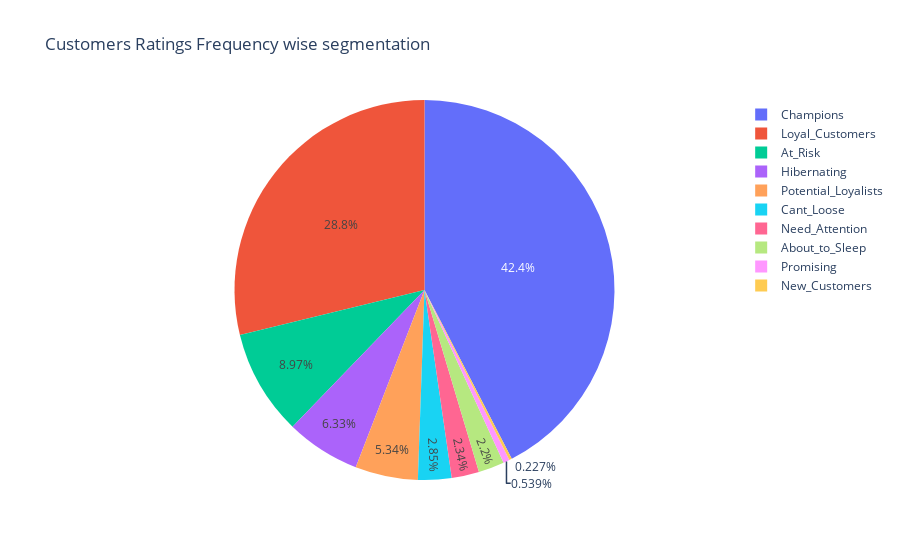
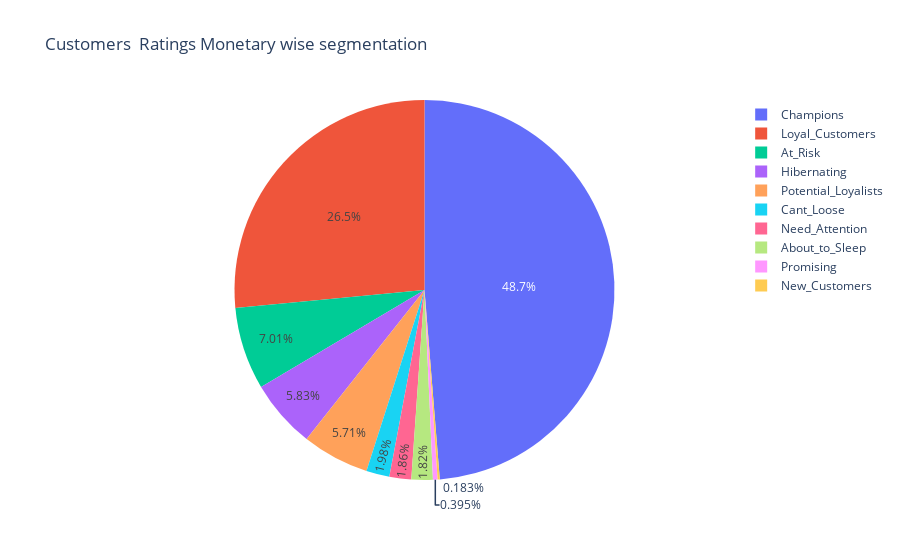
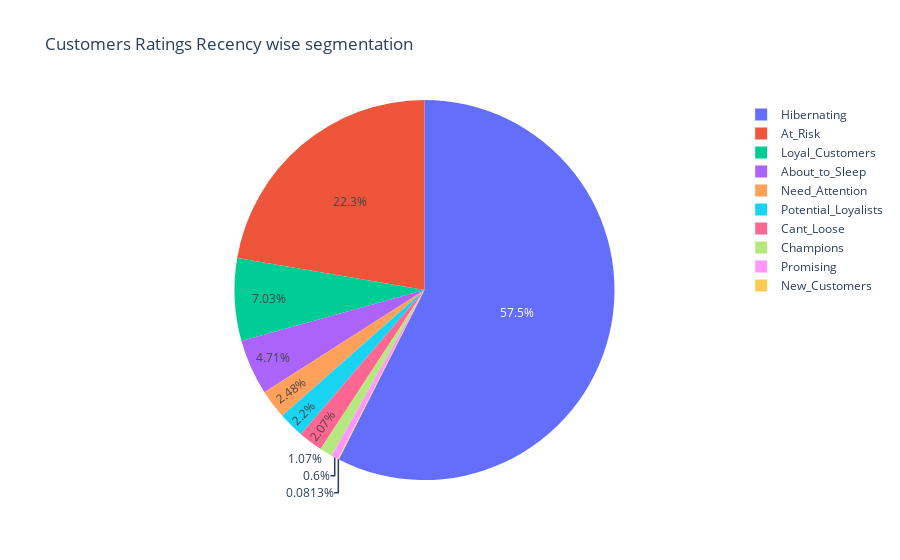

Source (notebook cell) for these figures, in order:
### Markdown cell above
# **Creating Frequency Monetary and Recency Plots Based on their Ratings**

### Code cell
df_local =  rfm.groupby('Segment').agg({"Frequency" : "sum"}).reset_index()
fig = px.pie(df_local , values='Frequency', names="Segment", title='Customers Ratings Frequency wise segmentation')
fig.show()

df_local =  rfm.groupby('Segment').agg({"Monetary" : "sum"}).reset_index()
fig = px.pie(df_local , values='Monetary', names="Segment", title='Customers  Ratings Monetary wise segmentation')
fig.show()

df_local =  rfm.groupby('Segment').agg({"Recency" : "sum"}).reset_index()
fig = px.pie(df_local , values='Recency', names="Segment", title='Customers Ratings Recency wise segmentation')
fig.show()

### Figure 1 — Plotly figure (JSON) as saved in the notebook; plotly's stock layout.template omitted (floating-point values rounded to 4 significant figures)
{"data": [{"domain": {"x": [0, 1], "y": [0, 1]}, "hovertemplate": "Segment=%{label}<br>Frequency=%{value}<extra></extra>", "labels": ["About_to_Sleep", "At_Risk", "Cant_Loose", "Champions", "Hibernating", "Loyal_Customers", "Need_Attention", "New_Customers", "Potential_Loyalists", "Promising"], "legendgroup": "", "name": "", "showlegend": true, "type": "pie", "values": [408, 1662, 528, 7860, 1173, 5341, 433, 42, 989, 100]}], "layout": {"legend": {"tracegroupgap": 0}, "title": {"text": "Customers Ratings Frequency wise segmentation"}}}

### Figure 2 — Plotly figure (JSON) as saved in the notebook; plotly's stock layout.template omitted (floating-point values rounded to 4 significant figures)
{"data": [{"domain": {"x": [0, 1], "y": [0, 1]}, "hovertemplate": "Segment=%{label}<br>Monetary=%{value}<extra></extra>", "labels": ["About_to_Sleep", "At_Risk", "Cant_Loose", "Champions", "Hibernating", "Loyal_Customers", "Need_Attention", "New_Customers", "Potential_Loyalists", "Promising"], "legendgroup": "", "name": "", "showlegend": true, "type": "pie", "values": [161800.0, 624400.0, 176200.0, 4341000.0, 519400.0, 2363000.0, 165400.0, 16300.0, 509200.0, 35180.0]}], "layout": {"legend": {"tracegroupgap": 0}, "title": {"text": "Customers  Ratings Monetary wise segmentation"}}}

### Figure 3 — Plotly figure (JSON) as saved in the notebook; plotly's stock layout.template omitted (floating-point values rounded to 4 significant figures)
{"data": [{"domain": {"x": [0, 1], "y": [0, 1]}, "hovertemplate": "Segment=%{label}<br>Recency=%{value}<extra></extra>", "labels": ["About_to_Sleep", "At_Risk", "Cant_Loose", "Champions", "Hibernating", "Loyal_Customers", "Need_Attention", "New_Customers", "Potential_Loyalists", "Promising"], "legendgroup": "", "name": "", "showlegend": true, "type": "pie", "values": [19131, 90516, 8406, 4353, 233126, 28506, 10056, 330, 8917, 2435]}], "layout": {"legend": {"tracegroupgap": 0}, "title": {"text": "Customers Ratings Recency wise segmentation"}}}
